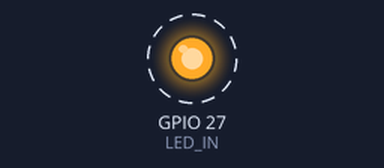
Simulated run of this sketch. Board: ESP32. Parts: output pins drawn as LEDs (lit = HIGH). Dashed ring = blinking.

Above: at 0.5 s.
Timing chart, 0 to 4.6 s (numbered marks = the images above):
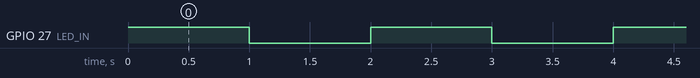

The sketch:

blink.ino
```cpp
/* Blink led with LoLin32 Board*/
#define LED_IN  27  // assign input digital pin for led module with port D1
 void setup() {
  // initialize digital pin LED_BUILTIN as an output.
  pinMode(LED_IN, OUTPUT);
}

// the loop function runs over and over again forever
void loop() {
  digitalWrite(LED_IN, HIGH);   // turn the LED on (HIGH is the voltage level)
  delay(1000);                       // wait for a second
  digitalWrite(LED_IN, LOW);    // turn the LED off by making the voltage LOW
  delay(1000);                       // wait for a second
}
```

Measured:
- by itself, GPIO 27 (LED_IN): alternates HIGH for 1.0 s and LOW for 1.0 s
